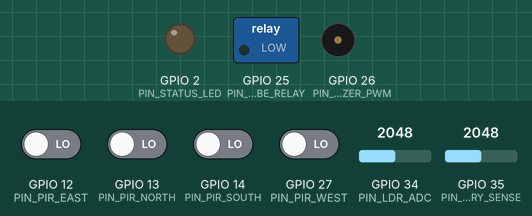
Simulated run of this sketch. Board: ESP32. On the bench: switched loads named in the sketch (green lamp = pin HIGH), output pins drawn as LEDs (lit = HIGH), buzzer (waves = sounding). The inputs (shaded band) are chosen by the test bench; at power-on: GPIO 12 (PIN_PIR_EAST), GPIO 13 (PIN_PIR_NORTH), GPIO 14 (PIN_PIR_SOUTH), GPIO 27 (PIN_PIR_WEST) LOW, GPIO 34 (PIN_LDR_ADC) = 2048, GPIO 35 (PIN_BATTERY_SENSE) = 2048. WiFi joins after 1.5 s; servers stay silent unless stated; uploads are accepted with an empty reply; what the sketch prints to the serial monitor is not drawn.

Above: at 3.8 s.
3.9 s: GPIO 12 (PIN_PIR_EAST) driven HIGH
At 4.4 s:
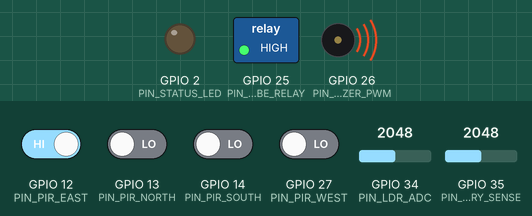
16.9 s: GPIO 13 (PIN_PIR_NORTH) driven HIGH
At 22.4 s:
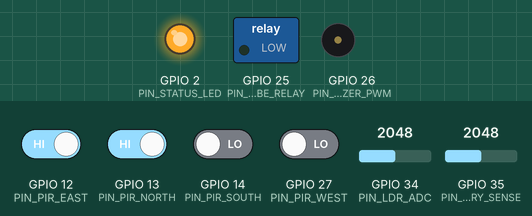
29.9 s: GPIO 14 (PIN_PIR_SOUTH) driven HIGH
At 31.3 s:
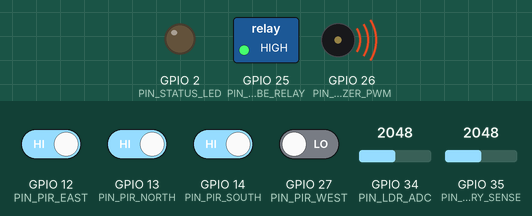
42.9 s: GPIO 27 (PIN_PIR_WEST) driven HIGH
At 49.9 s:
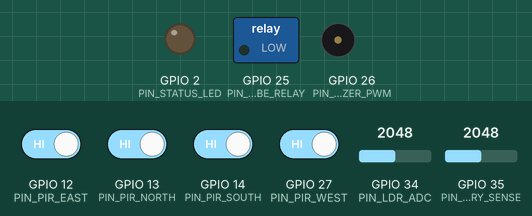
Timing chart, 0 to 51.4 s (numbered marks = the images above; inputs shaded):
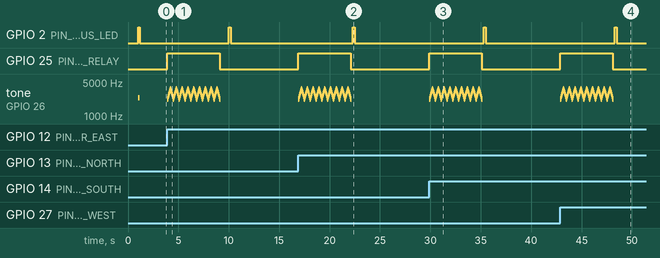

Measured:
- after the input at 3.9 s, GPIO 25 (PIN_STROBE_RELAY): LOW → HIGH at once, → LOW 5.2 s later; tone on GPIO 26 (PIN_BUZZER_PWM): plays 2200 Hz for 0.01 s, 2240 Hz for 0.01 s, 2280 Hz for 0.01 s, 2320 Hz for 0.01 s, 2360 Hz for 0.01 s, 2400 Hz for 0.01 s … (631 notes in this stretch), starting at once
- after the input at 16.9 s, GPIO 25 (PIN_STROBE_RELAY): LOW → HIGH at once, → LOW 5.2 s later; tone on GPIO 26 (PIN_BUZZER_PWM): plays 2200 Hz for 0.01 s, 2240 Hz for 0.01 s, 2280 Hz for 0.01 s, 2320 Hz for 0.01 s, 2360 Hz for 0.01 s, 2400 Hz for 0.01 s … (631 notes in this stretch), starting at once
- after the input at 29.9 s, GPIO 25 (PIN_STROBE_RELAY): LOW → HIGH at once, → LOW 5.2 s later; tone on GPIO 26 (PIN_BUZZER_PWM): plays 2200 Hz for 0.01 s, 2240 Hz for 0.01 s, 2280 Hz for 0.01 s, 2320 Hz for 0.01 s, 2360 Hz for 0.01 s, 2400 Hz for 0.01 s … (631 notes in this stretch), starting at once
- after the input at 42.9 s, GPIO 25 (PIN_STROBE_RELAY): LOW → HIGH at once, → LOW 5.2 s later; tone on GPIO 26 (PIN_BUZZER_PWM): plays 2200 Hz for 0.01 s, 2240 Hz for 0.01 s, 2280 Hz for 0.01 s, 2320 Hz for 0.01 s, 2360 Hz for 0.01 s, 2400 Hz for 0.01 s … (631 notes in this stretch), starting at once

The sketch:

khetmitra_esp32.ino
```cpp
/*
 * ==============================================================================
 * KHETMITRA — SMART CROP PROTECTION SYSTEM
 * ESP32 Microcontroller Firmware (Arduino C++)
 * ==============================================================================
 * Description:
 *   Four-directional perimeter monitoring firmware for ESP32.
 *   Monitors 4 PIR / microwave motion sensors on North, East, South, and West
 *   boundaries. Upon detection, coordinates localized acoustic (PWM piezo)
 *   and optical (high-luminosity strobe) deterrents, publishes telemetry to
 *   the KhetMitra cloud backend (Supabase / REST API), and maintains an edge-
 *   autonomous failsafe even during network downtime.
 *
 * Microcontroller: ESP32-WROOM-32 (Dual Core 240MHz, 3.3V Logic)
 * Author: KhetMitra Engineering Team
 * Target Platform: College Engineering Capstone / Physical Demonstration
 * ==============================================================================
 */

#include <WiFi.h>
#include <HTTPClient.h>
#include <ArduinoJson.h>

// -----------------------------------------------------------------------------
// 1. HARDWARE PIN DEFINITIONS
// -----------------------------------------------------------------------------
#define PIN_PIR_NORTH     13  // North Boundary PIR (Digital Input)
#define PIN_PIR_EAST      12  // East Canal Boundary PIR / Radar (Digital Input)
#define PIN_PIR_SOUTH     14  // South Riverbed PIR (Digital Input)
#define PIN_PIR_WEST      27  // West Toolshed PIR (Digital Input)

#define PIN_BUZZER_PWM    26  // Field Piezo Siren / Ultrasonic Driver (PWM)
#define PIN_STROBE_RELAY  25  // Scarecrow Strobe Spotlight (MOSFET / Relay)
#define PIN_LDR_ADC       34  // Ambient Light Sensor (Analog ADC1_CH6)
#define PIN_BATTERY_SENSE 35  // Solar Battery Voltage Divider (ADC1_CH7)
#define PIN_STATUS_LED     2  // Onboard Heartbeat LED

// -----------------------------------------------------------------------------
// 2. PWM & TIMER CONFIGURATION
// -----------------------------------------------------------------------------
#define PWM_CHANNEL       0
#define PWM_RESOLUTION    8     // 8-bit resolution (0 - 255)
#define PWM_FREQ_SIREN    2800  // 2.8 kHz resonant piezo frequency
#define HEARTBEAT_MS      10000 // Send heartbeat telemetry every 10 seconds
#define COOLDOWN_MS       15000 // 15s re-trigger cooldown per sector

// -----------------------------------------------------------------------------
// 3. NETWORK & CLOUD BACKEND CREDENTIALS
// -----------------------------------------------------------------------------
const char* WIFI_SSID     = "YOUR_WIFI_SSID";
const char* WIFI_PASS     = "YOUR_WIFI_PASSWORD";
const char* SUPABASE_URL  = "https://YOUR_PROJECT_ID.supabase.co/rest/v1";
const char* SUPABASE_KEY  = "YOUR_SUPABASE_ANON_KEY";

// -----------------------------------------------------------------------------
// 4. VOLATILE INTERRUPT FLAGS
// -----------------------------------------------------------------------------
volatile bool motionDetectedNorth = false;
volatile bool motionDetectedEast  = false;
volatile bool motionDetectedSouth = false;
volatile bool motionDetectedWest  = false;

unsigned long lastNorthTrigger = 0;
unsigned long lastEastTrigger  = 0;
unsigned long lastSouthTrigger = 0;
unsigned long lastWestTrigger  = 0;
unsigned long lastHeartbeat    = 0;

// Operating state
bool isArmed = true;
bool autoDeterrent = true;

// -----------------------------------------------------------------------------
// 5. INTERRUPT SERVICE ROUTINES (ISRs)
// -----------------------------------------------------------------------------
void IRAM_ATTR isrNorth() {
  if (millis() - lastNorthTrigger > 3000) {
    motionDetectedNorth = true;
    lastNorthTrigger = millis();
  }
}

void IRAM_ATTR isrEast() {
  if (millis() - lastEastTrigger > 3000) {
    motionDetectedEast = true;
    lastEastTrigger = millis();
  }
}

void IRAM_ATTR isrSouth() {
  if (millis() - lastSouthTrigger > 3000) {
    motionDetectedSouth = true;
    lastSouthTrigger = millis();
  }
}

void IRAM_ATTR isrWest() {
  if (millis() - lastWestTrigger > 3000) {
    motionDetectedWest = true;
    lastWestTrigger = millis();
  }
}

// -----------------------------------------------------------------------------
// 6. DETERRENT CONTROL ROUTINES
// -----------------------------------------------------------------------------
void playSweptSiren(int durationMs, int startFreq, int endFreq) {
  unsigned long start = millis();
  while (millis() - start < (unsigned long)durationMs) {
    for (int freq = startFreq; freq <= endFreq; freq += 40) {
      ledcWriteTone(PIN_BUZZER_PWM, freq);
      delay(8);
    }
    for (int freq = endFreq; freq >= startFreq; freq -= 40) {
      ledcWriteTone(PIN_BUZZER_PWM, freq);
      delay(8);
    }
  }
  ledcWrite(PIN_BUZZER_PWM, 0); // Silence
}

void flashStrobe(int durationMs, int flashIntervalMs) {
  unsigned long start = millis();
  bool state = false;
  while (millis() - start < (unsigned long)durationMs) {
    state = !state;
    digitalWrite(PIN_STROBE_RELAY, state ? HIGH : LOW);
    delay(flashIntervalMs);
  }
  digitalWrite(PIN_STROBE_RELAY, LOW);
}

void executeDeterrent(const char* sector) {
  Serial.printf("[DETERRENT] Activating acoustic & optical countermeasures for %s Sector!\n", sector);
  digitalWrite(PIN_STROBE_RELAY, HIGH);
  playSweptSiren(5000, 2200, 3600);
  digitalWrite(PIN_STROBE_RELAY, LOW);
}

// -----------------------------------------------------------------------------
// 7. CLOUD TELEMETRY TRANSMITTER
// -----------------------------------------------------------------------------
void transmitAlert(const char* sector, const char* sensorId, const char* animalType, const char* severity) {
  if (WiFi.status() != WL_CONNECTED) {
    Serial.println("[CLOUD] WiFi offline. Executing edge-autonomous response.");
    return;
  }

  HTTPClient http;
  String endpoint = String(SUPABASE_URL) + "/field_alerts";
  http.begin(endpoint);
  http.addHeader("Content-Type", "application/json");
  http.addHeader("apikey", SUPABASE_KEY);
  http.addHeader("Authorization", String("Bearer ") + SUPABASE_KEY);

  StaticJsonDocument<300> doc;
  doc["side"] = sector;
  doc["sensor_id"] = sensorId;
  doc["animal"] = animalType;
  doc["threat_level"] = "High";
  doc["severity"] = severity;
  doc["status"] = "New";
  doc["deterrent_action"] = "Autonomous Swept Siren (85dB) + Strobe for 5s";
  doc["deterrent_success"] = true;

  String requestBody;
  serializeJson(doc, requestBody);

  int httpCode = http.POST(requestBody);
  Serial.printf("[CLOUD] Dispatched alert for %s (HTTP Response: %d)\n", sector, httpCode);
  http.end();
}

void transmitHeartbeat() {
  if (WiFi.status() != WL_CONNECTED) return;

  float batteryVoltage = (analogRead(PIN_BATTERY_SENSE) / 4095.0) * 2.0 * 3.3 * 1.1; // Voltage divider 1:1
  int lightLevel = analogRead(PIN_LDR_ADC);

  HTTPClient http;
  String endpoint = String(SUPABASE_URL) + "/device_telemetry";
  http.begin(endpoint);
  http.addHeader("Content-Type", "application/json");
  http.addHeader("apikey", SUPABASE_KEY);
  http.addHeader("Authorization", String("Bearer ") + SUPABASE_KEY);

  StaticJsonDocument<256> doc;
  doc["device_id"] = "ESP32_CENTRAL_01";
  doc["status"] = "online";
  doc["battery_voltage"] = batteryVoltage;
  doc["core_temp_c"] = temperatureRead();
  doc["free_heap_bytes"] = ESP.getFreeHeap();
  doc["wifi_rssi_dbm"] = WiFi.RSSI();
  doc["operating_mode"] = isArmed ? "ARMED" : "DISARMED";

  String requestBody;
  serializeJson(doc, requestBody);

  int httpCode = http.POST(requestBody);
  Serial.printf("[HEARTBEAT] Ping sent. Battery: %.2fV, Light: %d (HTTP %d)\n", batteryVoltage, lightLevel, httpCode);
  http.end();
}

// -----------------------------------------------------------------------------
// 8. SETUP & INITIALIZATION
// -----------------------------------------------------------------------------
void setup() {
  Serial.begin(115200);
  delay(1000);
  Serial.println("\n=========================================");
  Serial.println("  KHETMITRA — SMART CROP PROTECTION SYSTEM");
  Serial.println("  ESP32 Central Gateway Firmware v1.2.0");
  Serial.println("=========================================");

  // Pin Configuration
  pinMode(PIN_PIR_NORTH, INPUT_PULLDOWN);
  pinMode(PIN_PIR_EAST, INPUT_PULLDOWN);
  pinMode(PIN_PIR_SOUTH, INPUT_PULLDOWN);
  pinMode(PIN_PIR_WEST, INPUT_PULLDOWN);
  pinMode(PIN_STROBE_RELAY, OUTPUT);
  pinMode(PIN_STATUS_LED, OUTPUT);
  digitalWrite(PIN_STROBE_RELAY, LOW);

  // Setup PWM Piezo Driver on ESP32 LEDC Channel 0
  ledcAttach(PIN_BUZZER_PWM, PWM_FREQ_SIREN, PWM_RESOLUTION);

  // Attach Hardware Interrupts for Millisecond Detection
  attachInterrupt(digitalPinToInterrupt(PIN_PIR_NORTH), isrNorth, RISING);
  attachInterrupt(digitalPinToInterrupt(PIN_PIR_EAST),  isrEast,  RISING);
  attachInterrupt(digitalPinToInterrupt(PIN_PIR_SOUTH), isrSouth, RISING);
  attachInterrupt(digitalPinToInterrupt(PIN_PIR_WEST),  isrWest,  RISING);

  // Startup Test Beep & Blink
  digitalWrite(PIN_STATUS_LED, HIGH);
  ledcWriteTone(PIN_BUZZER_PWM, 2400);
  delay(150);
  ledcWrite(PIN_BUZZER_PWM, 0);
  digitalWrite(PIN_STATUS_LED, LOW);

  // Initialize WiFi
  Serial.printf("[WIFI] Connecting to %s", WIFI_SSID);
  WiFi.mode(WIFI_STA);
  WiFi.begin(WIFI_SSID, WIFI_PASS);

  int attempts = 0;
  while (WiFi.status() != WL_CONNECTED && attempts < 20) {
    delay(500);
    Serial.print(".");
    attempts++;
  }

  if (WiFi.status() == WL_CONNECTED) {
    Serial.printf("\n[WIFI] Connected! IP: %s (RSSI: %d dBm)\n", WiFi.localIP().toString().c_str(), WiFi.RSSI());
  } else {
    Serial.println("\n[WIFI] Network not reachable. Running in standalone autonomous edge mode.");
  }
}

// -----------------------------------------------------------------------------
// 9. MAIN CONTROL LOOP
// -----------------------------------------------------------------------------
void loop() {
  // Check North Sector
  if (motionDetectedNorth) {
    motionDetectedNorth = false;
    Serial.println("[ALERT] NORTH SECTOR BREACH DETECTED!");
    if (isArmed) {
      if (autoDeterrent) executeDeterrent("North");
      transmitAlert("North", "PIR-N01", "Wild boar", "high");
    }
  }

  // Check East Sector
  if (motionDetectedEast) {
    motionDetectedEast = false;
    Serial.println("[ALERT] EAST SECTOR BREACH DETECTED!");
    if (isArmed) {
      if (autoDeterrent) executeDeterrent("East");
      transmitAlert("East", "PIR-E02", "Wild boar", "high");
    }
  }

  // Check South Sector
  if (motionDetectedSouth) {
    motionDetectedSouth = false;
    Serial.println("[ALERT] SOUTH SECTOR BREACH DETECTED!");
    if (isArmed) {
      if (autoDeterrent) executeDeterrent("South");
      transmitAlert("South", "PIR-S03", "Nilgai (Blue Bull)", "high");
    }
  }

  // Check West Sector
  if (motionDetectedWest) {
    motionDetectedWest = false;
    Serial.println("[ALERT] WEST SECTOR BREACH DETECTED!");
    if (isArmed) {
      if (autoDeterrent) executeDeterrent("West");
      transmitAlert("West", "PIR-W04", "Possible movement", "low");
    }
  }

  // Periodic Telemetry Heartbeat
  if (millis() - lastHeartbeat > HEARTBEAT_MS) {
    lastHeartbeat = millis();
    digitalWrite(PIN_STATUS_LED, HIGH);
    transmitHeartbeat();
    digitalWrite(PIN_STATUS_LED, LOW);
  }

  delay(20); // Small loop yield for RTOS watchdog
}
```
